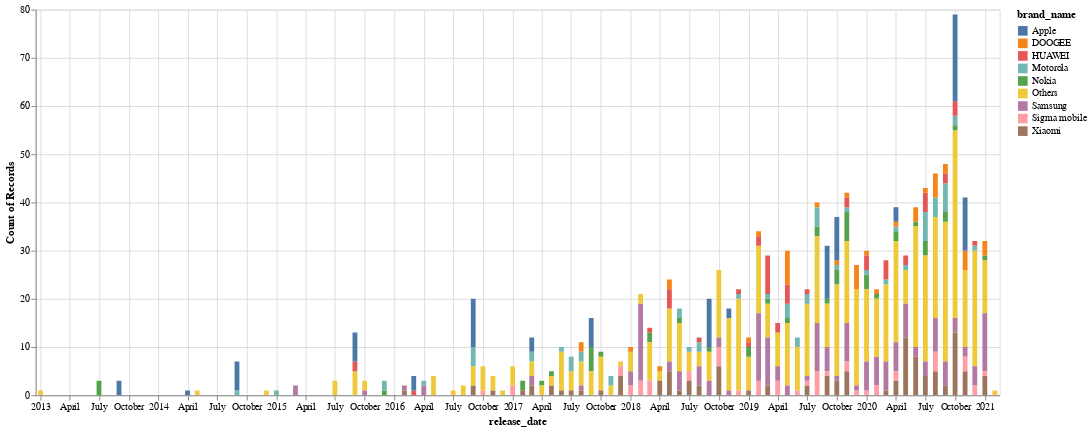

The code cell stored with this chart in its notebook:
### Markdown cell above
## Explorando a Base de Dados

<div style="text-align: justify">As grandes empresas de celulares almejam sempre um maior lucro a partir de suas estratégias específicas. Algumas marcas optam por ter mais variedades de opções de modelos, de preços e qualidades diversas, para alcançar mais tipos de clientes, como no caso da Samsung. Outras preferem uma política mais minimalista, com poucos modelos de produtos em médias altas de qualidade e preço, para lucrar no seu valor e não na quantidade de venda, como no caso da Apple. 

A partir do gráfico de barras abaixo pode-se ter certa noção dessa divergem nas estratégias de cada marca. A exemplo disso, é visível que a Samsung, que está representada pelas barras roxas, possui uma grande frequência de lançamentos de novos modelos, aparecendo em quase todos os meses. Enquanto a Apple, representada pela cor azul, possui poucos lançamentos normalmente agrupados no 2º semestre de cada ano. Além disso, está visualização inicial possibilita observar que muitas das 64 bases da tabela possuem pouquíssimos modelos de celulares, não acrescentando tanto para as análises gerais. No gráfico apenas 8 marcas foram destacadas, enquanto as outras 56 marcas, que correspondem a 87.5% das marcas da base, mal chegam a ocupar metade dos dados.<div/>

### Code cell
import altair as alt

brands_phones = data.brand_name.value_counts() / data.brand_name.count()
brands = brands_phones[brands_phones > 0.035].keys()

modified_data = data.copy()
modified_data.brand_name = modified_data.brand_name.map(lambda b: "Others" if b not in brands else b)
modified_data.release_date = modified_data.release_date.map(lambda d: "-".join(d.split("-")[::-1]))

alt.Chart(modified_data).mark_bar().encode(
    x=alt.X("release_date:T"),
    y="count()",
    color="brand_name",
    tooltip=["brand_name"]
).properties(width=1000, height=400).interactive()

### Figure 1 — Vega-Lite specification as saved in the notebook (floating-point values rounded to 4 significant figures; data arrays with more than 128 entries replaced by an {"elided": "..."} marker saying what was removed)
{"config": {"view": {"continuousWidth": 400, "continuousHeight": 300}}, "data": {"name": "data-3754b5d4c1758ac5ec8e07449d5aad3f"}, "mark": "bar", "encoding": {"color": {"type": "nominal", "field": "brand_name"}, "tooltip": [{"type": "nominal", "field": "brand_name"}], "x": {"type": "temporal", "field": "release_date"}, "y": {"type": "quantitative", "aggregate": "count"}}, "height": 400, "selection": {"selector002": {"type": "interval", "bind": "scales", "encodings": ["x", "y"]}}, "width": 1000, "$schema": "https://vega.github.io/schema/vega-lite/v4.8.1.json", "datasets": {"data-3754b5d4c1758ac5ec8e07449d5aad3f": {"elided": "1224 records"}}}
